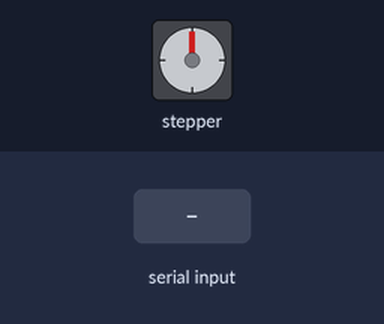
The sketch below on a simulated Arduino Uno, built with avr-gcc and run on an emulated ATmega328P. On the bench: stepper motor. The test bench sets the inputs (shaded band). Stepper angles assume 512 steps per turn; what the sketch prints to the serial monitor is not drawn.

Above: at 1.2 s.
1.3 s: "x" received over Serial
Timing chart, 0 to 4.3 s (numbered marks = the images above; inputs shaded):
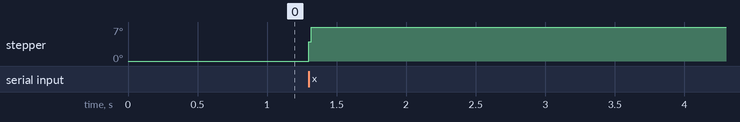

Measured:
- after the input at 1.3 s, stepper: goes 4° 0.02 s, then 7°, starting at once

The sketch:

comms.ino
```cpp
#include <Stepper.h>
const int stepsPerRevolution = 512;  // change this to fit the number of steps per revolution

Stepper stepper_a(stepsPerRevolution, 2, 3, 4, 5);

#define END_A A5

void setup() {
  Serial.begin(115200); // set the baud rate
  stepper_a.setSpeed(40); //slips at 60
  Serial.println("Ready"); // print "Ready" once
}


void loop() {
  char inByte = ' ';
  if (Serial.available()) { // only send data back if data has been sent
    char inByte = Serial.read(); // read the incoming data
    if(inByte=='x'){
      stepper_a.step(10);
    }
    //Serial.print("This is a test: ");
    Serial.println("355*"); // send the data back in a new line so that it is not all one long line
  }
  delay(100); // delay for 1/10 of a second
}
```
